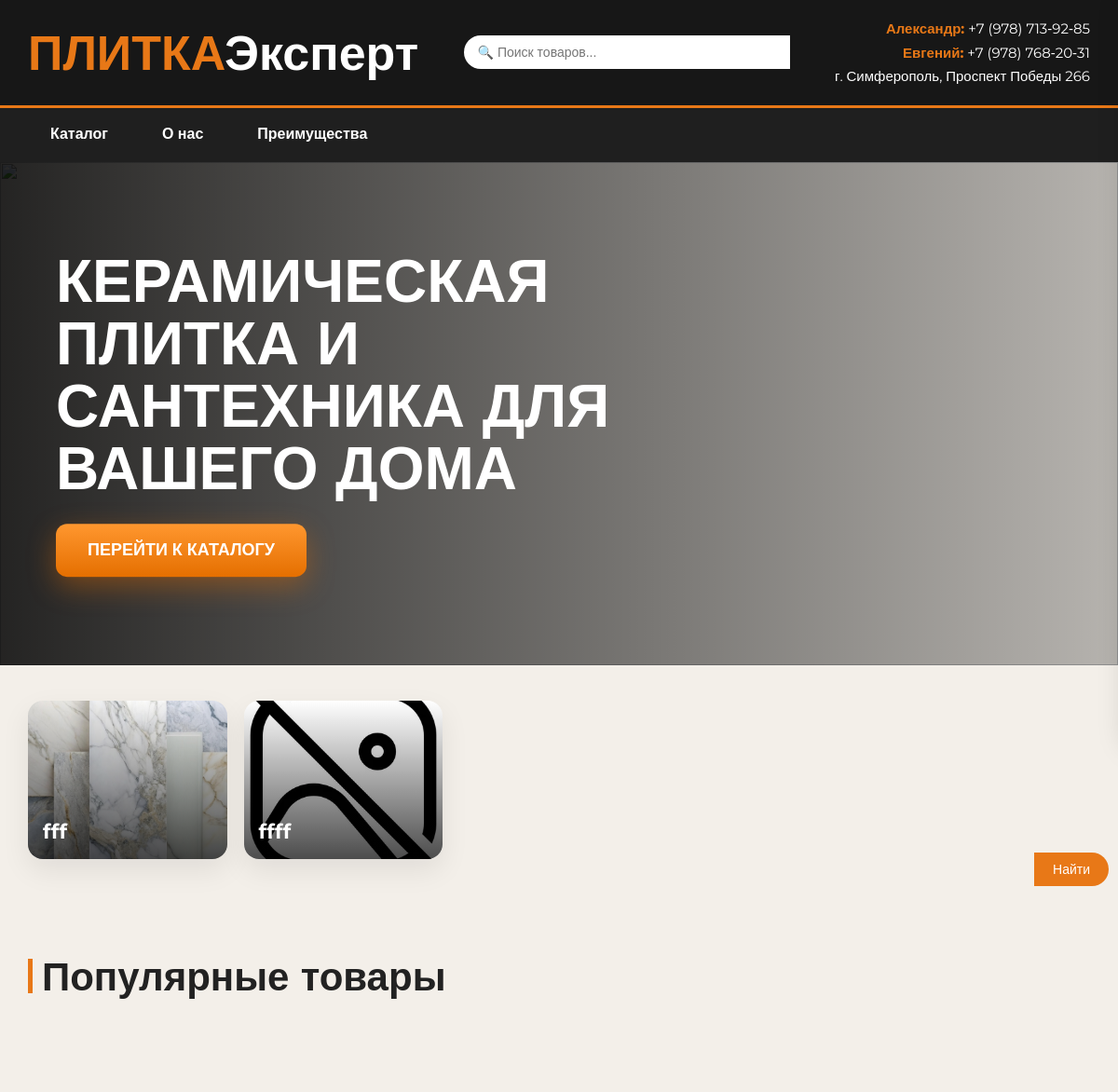
The app's page / (upper part), older data.
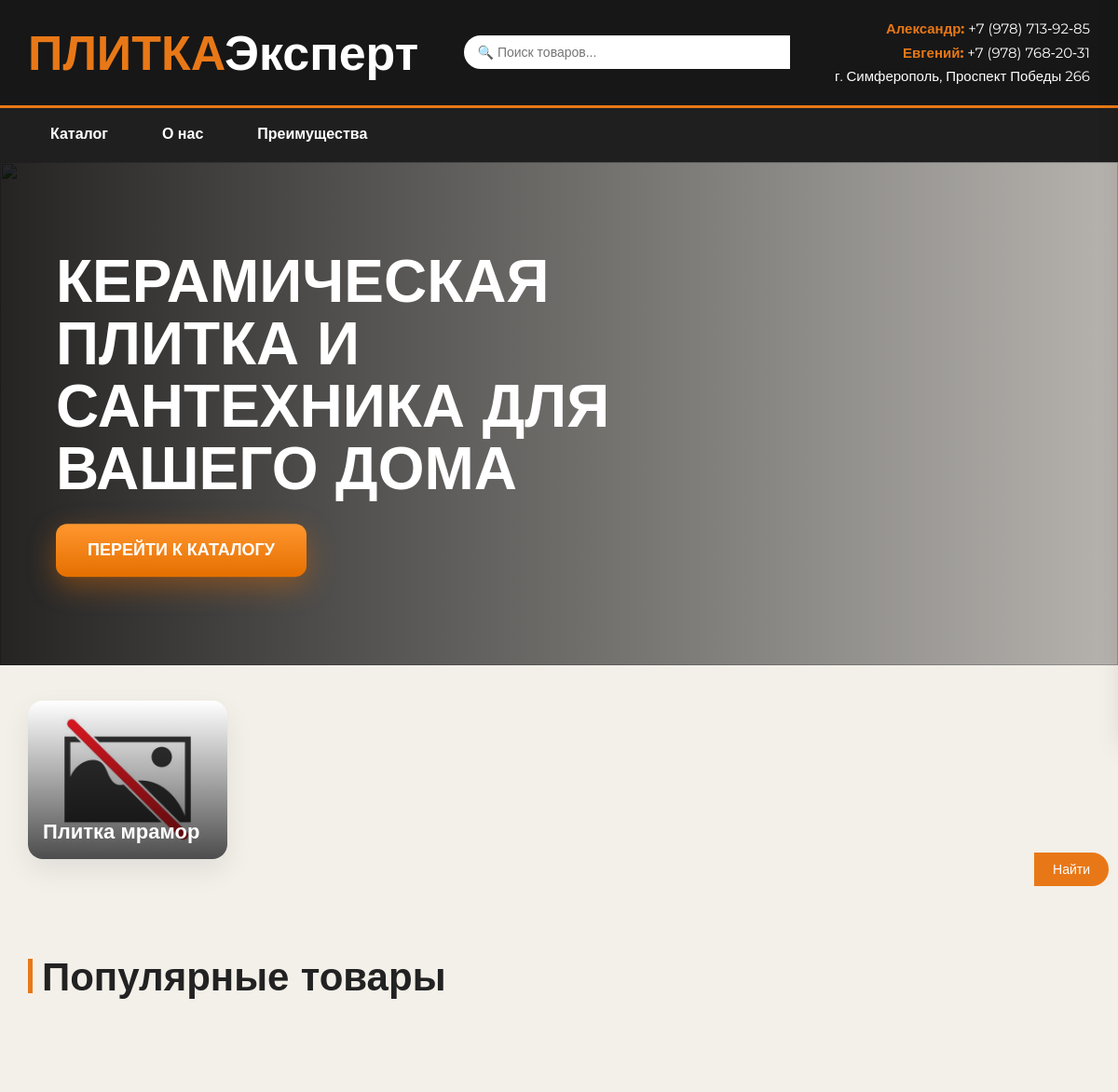
The same page, newer data.
### shop/models.py (models this page shows, shortened)
class Category(models.Model):
    name = models.CharField('Название', max_length=100)
    tag = models.CharField('Тег', max_length=50, unique=True)
    image = models.ImageField('Изображение', upload_to='categories/', blank=True, null=True)
    class Meta:
        verbose_name = 'Категория'
        verbose_name_plural = 'Категории'

### shop/views.py (the view)
# urls.py: path('', views.index, name='index'),
def index(request):
    categories = Category.objects.all()
    banners = Banner.objects.filter(active=True)
    return render(request, 'shop/index.html', {
        'categories': categories,
        'banners': banners,
    })

### shop/context_processors.py (called while the page is built)
def cart_count(request):
    return {'cart_count': 0}

### templates/shop/index.html (shortened to what this page needs)
<!DOCTYPE html>
<html lang="ru">
<head>
<link rel="stylesheet" href="/static/shop/css/style.css">
</head>
<body>
<div class="top">
<div class="container top-inner">
<div class="logo" onclick="filterCategory('all')"><span>ПЛИТКА</span>Эксперт</div>
<div class="search-header">
    <form id="searchForm" method="get" action="">
        <input type="text" name="q" id="searchInput" placeholder="🔍 Поиск товаров..." value="{{ request.GET.q }}">
        <button type="submit" id="searchButton">Найти</button>
    </form>
</div>
<div class="contacts">
<strong>Александр:</strong> +7 (978) 713‑92‑85<br>
<strong>Евгений:</strong> +7 (978) 768‑20‑31<br>
г. Симферополь, Проспект Победы 266
</div>
</div>
</div>
<div class="nav">
<div class="container nav-inner">
<a href="#catalog" onclick="filterCategory('all')">Каталог</a>
<a href="#about">О нас</a>
<a href="#features">Преимущества</a>
</div>
</div>
<section class="hero">
<img src="https://i.pinimg.com/originals/b4/01/73/b4017304ce04d17dd7ffa8588e11145e.jpg?nii=t">
<div class="hero-content">
<h1>КЕРАМИЧЕСКАЯ ПЛИТКА И САНТЕХНИКА ДЛЯ ВАШЕГО ДОМА</h1>
<button class="hero-btn" onclick="document.getElementById('catalog').scrollIntoView({behavior: 'smooth'})">ПЕРЕЙТИ К КАТАЛОГУ</button>
</div>
</section>
<section class="section">
<div class="container">
<div class="categories">
    {% for category in categories %}
    <div class="card" onclick="filterCategory('{{ category.tag }}')">
        {% if category.image %}
            <img src="{{ category.image.url }}" alt="{{ category.name }}">
        {% else %}
            <img src="/static/images/no-image.jpg" alt="{{ category.name }}">
        {% endif %}
        <div class="card-title">{{ category.name }}</div>
    </div>
    {% endfor %}
</div>
</div>
</section>
<section class="section" id="catalog">
<div class="container">
<div class="catalog-header">
<div class="title" id="catalogTitle">Популярные товары</div>
</div>
<div class="products" id="productContainer"></div>
</div>
</section>
</body>
</html>

### static/shop/css/style.css (style rules this page uses)
* { margin: 0; padding: 0; box-sizing: border-box; }
body { font-family: 'Montserrat', sans-serif; background: #f3efe9; color: #222; overflow-x: hidden; }
.container { width: min(1280px, 95%); margin: auto; }
.top { background: #171717; color: #fff; padding: 18px 0; border-bottom: 3px solid #e87817; }
.top-inner { display: flex; justify-content: space-between; align-items: center; gap: 20px; }
.logo { font-size: 52px; font-weight: 800; cursor: pointer; }
.logo span { color: #e87817; }
.contacts { text-align: right; line-height: 1.7; font-size: 15px; }
.contacts strong { color: #e87817; }
.nav { background: #1f1f1f; position: sticky; top: 0; z-index: 99; }
.nav-inner { display: flex; gap: 10px; overflow: auto; }
.nav a { color: #fff; padding: 18px 24px; text-decoration: none; font-weight: 600; transition: .3s; border-bottom: 3px solid transparent; }
.hero { position: relative; height: 540px; overflow: hidden; }
.hero img { width: 100%; height: 100%; object-fit: cover; }
.hero::after { content: ""; position: absolute; inset: 0; background: linear-gradient(to right, rgba(0, 0, 0, 0.85), rgba(0, 0, 0, 0.25)); }
.hero-content { position: absolute; z-index: 2; top: 50%; left: 60px; transform: translateY(-50%); color: #fff; max-width: 600px; }
.hero h1 { font-size: 64px; line-height: 1.05; margin-bottom: 26px; font-weight: 800; }
.hero-btn { background: linear-gradient(#ff972f, #e56f00); padding: 18px 34px; border: none; border-radius: 12px; font-size: 18px; font-weight: 700; color: #fff; cursor: pointer; box-shadow: 0 10px 30px rgba(229, 111, 0, 0.4); transition: .3s; }
.section { padding: 38px 0; }
.catalog-header { display: flex; justify-content: space-between; align-items: center; margin-bottom: 28px; flex-wrap: wrap; gap: 15px; }
.title { font-size: 42px; font-weight: 800; position: relative; padding-left: 15px; }
.title::before { content: ''; position: absolute; left: 0; top: 15%; height: 70%; width: 5px; background: #e87817; }
.categories { display: grid; grid-template-columns: repeat(5, 1fr); gap: 18px; }
.card { position: relative; height: 170px; overflow: hidden; border-radius: 16px; box-shadow: 0 12px 30px rgba(0, 0, 0, 0.08); transition: .3s; cursor: pointer; }
.card img { width: 100%; height: 100%; object-fit: cover; transition: .5s; }
.card::after { content: ""; position: absolute; inset: 0; background: linear-gradient(to top, rgba(0, 0, 0, 0.7), transparent); }
.card-title { position: absolute; left: 16px; bottom: 16px; z-index: 2; color: #fff; font-size: 22px; font-weight: 700; }
.products { display: grid; grid-template-columns: repeat(4, 1fr); gap: 24px; min-height: 200px; }
.search-header { flex: 1; max-width: 300px; }
.search-header input { width: 100%; padding: 8px 15px; border: none; border-radius: 30px; outline: none; }
.search-header button { position: absolute; right: 10px; top: 50%; transform: translateY(-50%); background: none; border: none; cursor: pointer; }
.search-header { flex: 1; max-width: 350px; margin: 0 20px; }
.search-header form { display: flex; width: 100%; }
.search-header input { flex: 1; padding: 10px 15px; border: none; border-radius: 30px 0 0 30px; outline: none; font-size: 14px; background: #fff; }
.search-header button { padding: 10px 20px; background: #e87817; border: none; border-radius: 0 30px 30px 0; color: white; cursor: pointer; font-size: 14px; transition: 0.3s; }

Row changes from the older to the newer data that the page shows:
removed Category: image (picture), name "fff"
removed Category: image (picture), name "ffff"
added Category: name "Плитка мрамор"
